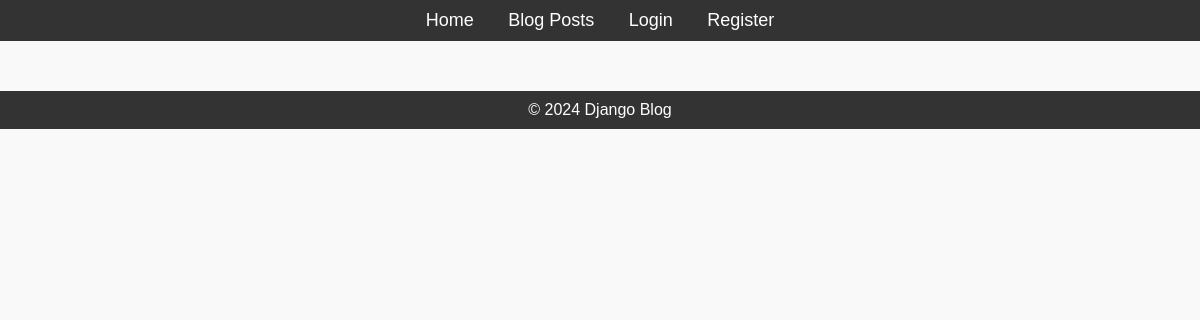
/posts/, run on an earlier commit of the app's database.
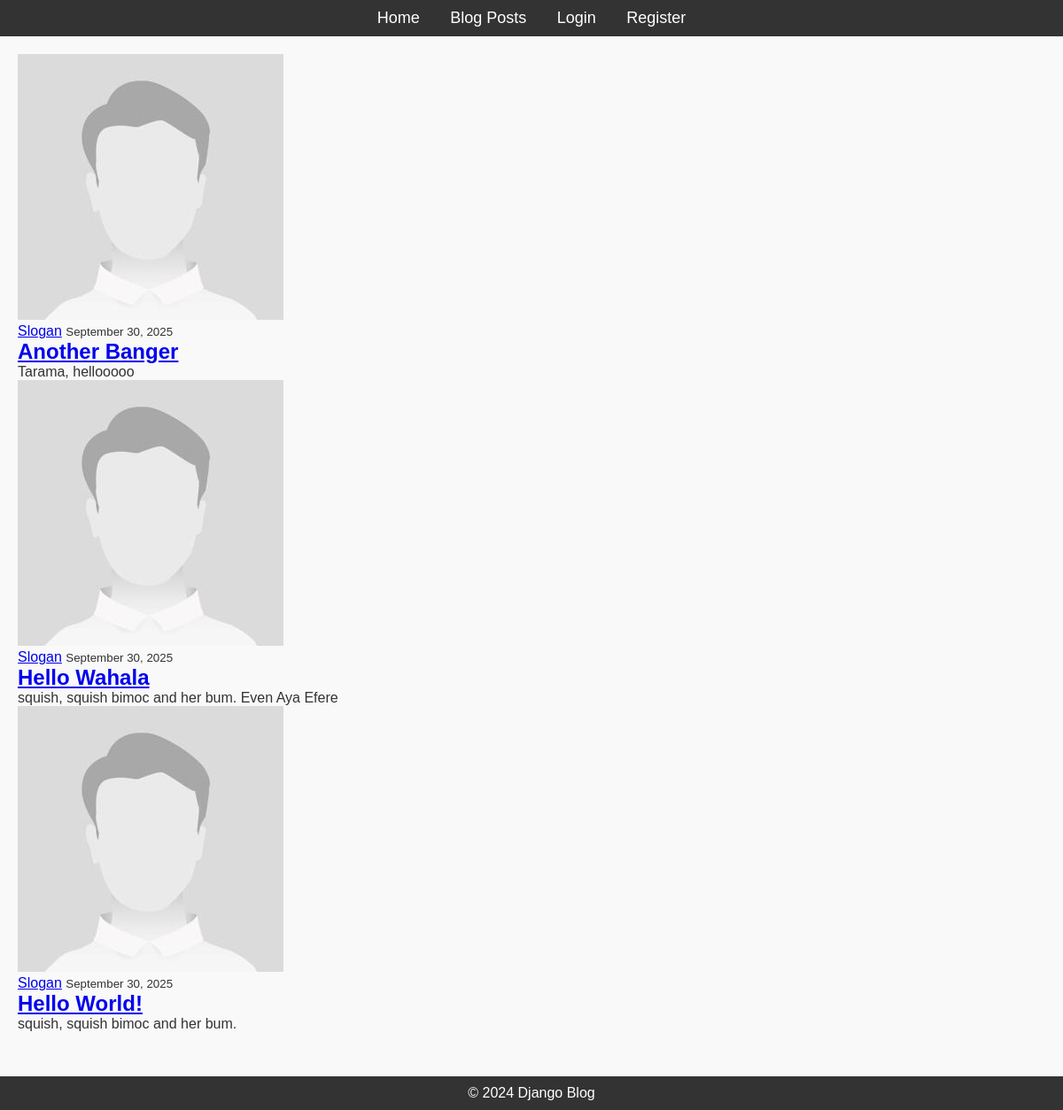
And on a later commit of the database.
### blog/models.py (models this page shows, shortened)
class Post(models.Model):
    title = models.CharField(max_length=200)
    content = models.TextField()
    published_date = models.DateTimeField(auto_now=True)
    author = models.ForeignKey(User, on_delete=models.CASCADE, related_name='post')
    tags = TaggableManager()

class Profile(models.Model):
    user = models.OneToOneField(User, on_delete=models.CASCADE)
    image = models.ImageField(default='default.jpg', upload_to='profile_pics')

### blog/views.py (the view)
# urls.py: path('posts/', PostListView.as_view(), name='posts'),
class PostListView(ListView):
    model = Post
    template_name = 'blog/home.html'
    context_object_name = 'posts'
    ordering = ['-published_date']

### blog/templates/blog/home.html (shortened to what this page needs)
{% extends "blog/base.html" %}
{% block content %}
    {% for post in posts %}
    <article class="media content-section">
        <img class="rounded-circle article-img" src="{{ post.author.profile.image.url}}" alt="">
        <div class="media-body">
            <div class="article-metadata">
                <a class="mr-2" href="#">{{ post.author }}</a>
                <small class="text-muted">{{ post.published_date|date:"F d, Y" }}</small>
            </div>
            <h2><a class="article-title" href="{% url 'post-detail' post.id %}">{{ post.title }}</a></h2>
            <p class="article-content">{{ post.content }}</p>
        </div>
    </article>
    {% endfor %}
{% endblock content%}

### blog/templates/blog/base.html (shortened to what this page needs)
{% load static %}
<!DOCTYPE html>
<html lang="en">
<head>
    <link rel="stylesheet" href="{% static 'css/styles.css' %}">
</head>
<body>
    <header>
        <nav>
            <ul>
                <li><a href="{% url 'home' %}">Home</a></li>
                <li><a href="{% url 'posts' %}">Blog Posts</a></li>
                {% if user.is_authenticated %}
                    <li><a class="nav-item nav-link" href="{% url 'profile' %}">Profile</a></li>
                        <form action="{% url 'logout' %}" method="post" style="display: inline;">
                            {% csrf_token %}
                            <button type="submit" class="nav-item nav-link btn btn-link">
                                Logout
                            </button>
                        </form>
                    <li>
                        <form method="GET" action="{% url 'search-posts' %}">
                            <input type="text" name="q" placeholder="Search posts..." class="form-control">
                        </form>
                    </li>
                    {% else %}
                <li><a href="{% url 'login' %}">Login</a></li>
                <li><a href="{% url 'register' %}">Register</a></li>
                {% endif %}
            </ul>
        </nav>
    </header>
    <div class="content">
        {% block content %}{% endblock %}
    </div>
    <footer>
        <p>&copy; 2024 Django Blog</p>
    </footer>
</body>
</html>

### blog/static/css/styles.css (style rules this page uses)
* { margin: 0; padding: 0; box-sizing: border-box; }
body { font-family: Arial, sans-serif; background-color: #f9f9f9; color: #333; }
header { background-color: #333; padding: 10px; text-align: center; }
header nav ul { list-style-type: none; }
header nav ul li { display: inline; margin: 0 15px; }
header nav ul li a { color: white; text-decoration: none; font-size: 18px; }
.content { margin: 20px; }
footer { text-align: center; margin-top: 50px; padding: 10px; background-color: #333; color: white; }

What changed in the data, as far as the page shows it:
added Post: author.profile.image (placeholder picture), author "Slogan", published_date "September 30, 2025", title "Another Banger", content "Tarama, hellooooo"
added Post: author.profile.image (placeholder picture), author "Slogan", published_date "September 30, 2025", title "Hello Wahala", content "squish, squish bimoc and her bum. Even Aya Efere"
added Post: author.profile.image (placeholder picture), author "Slogan", published_date "September 30, 2025", title "Hello World!", content "squish, squish bimoc and her bum."
